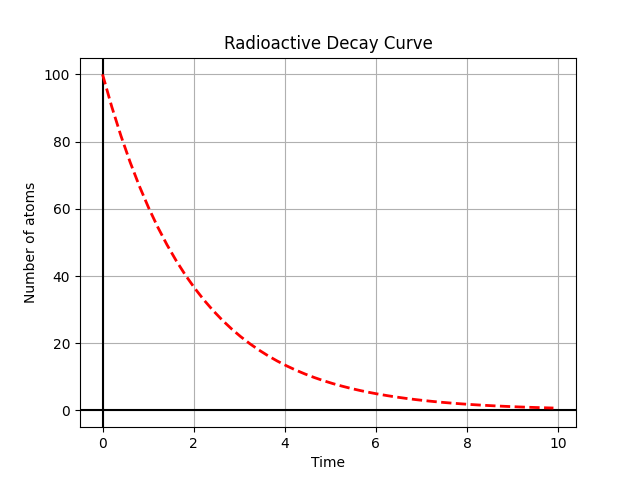

This chart was generated by the following Python code:
#Solution of  1st order Radioactive decay equation using odeint()

import numpy as np
import matplotlib.pyplot as plt
from scipy.integrate import odeint

def model(n,t):
    return -lamda*n

lamda=eval(input('Enter the decay constant : '))
n0=100
tval=np.linspace(0,10,100)                     #tinitial=0, tfinal=10
sol=odeint(model,n0,tval)

plt.title('Radioactive Decay Curve')
plt.xlabel('Time')
plt.ylabel('Number of atoms')
plt.axhline(y=0,color='black')
plt.axvline(x=0,color='black')
plt.grid()
plt.plot(tval[::2],sol[::2],'r--',lw=2)		#Skipping 2 points in plot
plt.savefig('/home/tux_blue/Documents/GitHub/Computational-Physics-UG/Numerical Methods/Differential Equation (IVP)/Python Files/Built_in_function_based_Implementation/radioactive_decay.png')
plt.show()
